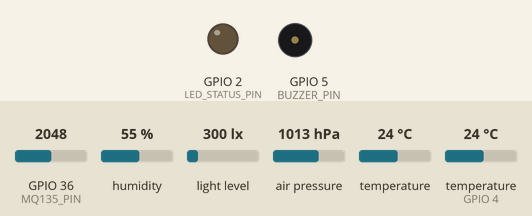
This sketch was run on a simulated ESP32. Parts: output pins drawn as LEDs (lit = HIGH), buzzer (waves = sounding, pin HIGH). The inputs (shaded band) are chosen by the test bench; at power-on: temperature (sensor on GPIO 4) 24 °C, GPIO 36 (MQ135_PIN) = 2048, humidity 55 %, light level 300 lx, air pressure 1013 hPa, temperature 24 °C. WiFi joins after 1.5 s; servers stay silent unless stated; uploads are accepted with an empty reply; what the sketch prints to the serial monitor is not drawn.

Above: at 3.7 s.
3.8 s: temperature (sensor on GPIO 4) set to 41 °C
At 5.62 s:
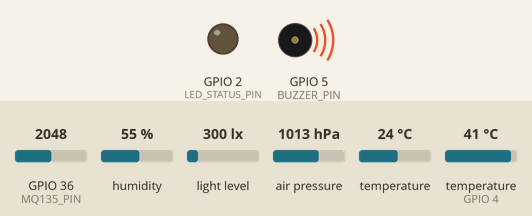
13.0 s: temperature (sensor on GPIO 4) set to 12 °C
23.2 s: GPIO 36 (MQ135_PIN) set to 1664
29.0 s: GPIO 36 (MQ135_PIN) set to 1585
31.9 s: GPIO 36 (MQ135_PIN) set to 2866
At 32.64 s:
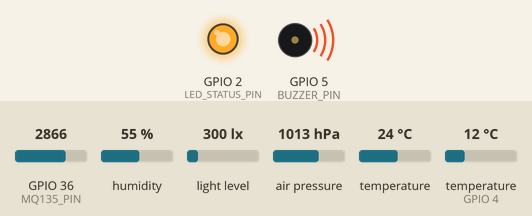
39.2 s: GPIO 36 (MQ135_PIN) set to 1228
At 40.3 s:
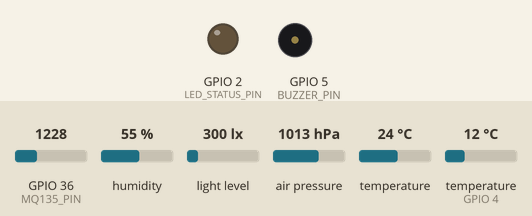
Timing chart, 0 to 42.2 s (numbered marks = the images above; inputs shaded):
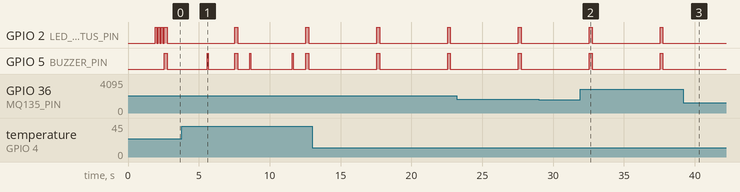

The sketch:

Hethonggiamsatmoitruongthongminh.ino
```cpp
#include <WiFi.h>
#include <HTTPClient.h>
#include <ArduinoJson.h>
#include <DHT.h>
#include <Wire.h>
#include <BH1750.h>
#include <Adafruit_BMP085.h>  // Thư viện cho BMP180
#include "freertos/FreeRTOS.h"
#include "freertos/task.h"
#include "freertos/semphr.h"
#include "freertos/queue.h"

// ========== CẤU HÌNH CHÂN VÀ THIẾT BỊ ==========
#define DHT_PIN 4
#define DHT_TYPE DHT11
#define MQ135_PIN 36    // GPIO36 trên ESP32
#define LED_STATUS_PIN 2
#define BUZZER_PIN 5
#define I2C_SDA_PIN 21
#define I2C_SCL_PIN 22

// ========== CẤU HÌNH WIFI VÀ THINGSBOARD ==========
const char* ssid = "F";
const char* password = "23890000";
const char* thingsboard_server = "demo.thingsboard.io";
const char* device_token = "iaahmvc62cbxka8by5dk";
const int thingsboard_port = 80;

// ========== KHỞI TẠO CÁC CẢM BIẾN ==========
DHT dht(DHT_PIN, DHT_TYPE);
BH1750 lightMeter;
Adafruit_BMP085 bmp;  // BMP180 sử dụng thư viện BMP085

// ========== CẤU TRÚC DỮ LIỆU CẢM BIẾN ==========
struct SensorData {
    float temperature;
    float humidity;
    float light;
    float pressure;
    float air_quality;
    unsigned long timestamp;
};

// ========== MUTEX VÀ QUEUE FREERTOS ==========
SemaphoreHandle_t xSensorDataMutex;
SemaphoreHandle_t xWiFiMutex;
QueueHandle_t xSensorQueue;

// ========== BIẾN TOÀN CỤC ==========
SensorData currentSensorData;
bool wifiConnected = false;
bool systemRunning = true;
bool bh1750_initialized = false;
bool bmp180_initialized = false;

// ========== HÀM SCAN I2C DEVICES ==========
void scanI2CDevices() {
    Serial.println("Scanning I2C devices...");
    int deviceCount = 0;

    for (byte address = 1; address < 127; address++) {
        Wire.beginTransmission(address);
        if (Wire.endTransmission() == 0) {
            Serial.printf("I2C device found at address 0x%02X", address);

            // Xác định thiết bị dựa trên địa chỉ
            if (address == 0x23 || address == 0x5C) {
                Serial.print(" (Likely BH1750)");
            } else if (address == 0x77) {
                Serial.print(" (Likely BMP180)");
            }
            Serial.println();
            deviceCount++;
        }
    }

    if (deviceCount == 0) {
        Serial.println(" I2C devices found - Check wiring!");
    } else {
        Serial.printf("Found %d I2C device(s)\n", deviceCount);
    }
}

// ========== HÀM KHỞI TẠO BH1750 VỚI RETRY ==========
bool initializeBH1750() {
    Serial.println("Initializing BH1750...");

    // Reset I2C bus trước khi khởi tạo
    Wire.begin(I2C_SDA_PIN, I2C_SCL_PIN);
    delay(100);

    // Thử các địa chỉ I2C có thể có của BH1750
    uint8_t bh1750_addresses[] = {0x23, 0x5C};

    for (int i = 0; i < 2; i++) {
        Serial.printf("Trying BH1750 at address 0x%02X...\n", bh1750_addresses[i]);

        Wire.beginTransmission(bh1750_addresses[i]);
        if (Wire.endTransmission() == 0) {
            Serial.printf("BH1750 responded at address 0x%02X\n", bh1750_addresses[i]);

            // Thử khởi tạo với địa chỉ tìm thấy
            if (lightMeter.begin(BH1750::CONTINUOUS_HIGH_RES_MODE, bh1750_addresses[i])) {
                Serial.println(" BH1750 initialized successfully");

                // Đợi cảm biến ổn định
                delay(300);

                // Test đọc một giá trị
                float testReading = lightMeter.readLightLevel();
                Serial.printf("BH1750 test reading: %.2f lux\n", testReading);

                if (testReading >= 0 && !isnan(testReading)) {
                    Serial.println(" BH1750 test reading successful");
                    return true;
                } else {
                    Serial.println(" BH1750 test reading ");
                }
            } else {
                Serial.printf(" BH1750 initialization at 0x%02X\n", bh1750_addresses[i]);
            }
        }
    }

    // Nếu không tìm thấy địa chỉ cụ thể, thử khởi tạo mặc định
    Serial.println("Trying BH1750 default initialization...");
    if (lightMeter.begin()) {
        delay(300);
        float testReading = lightMeter.readLightLevel();
        if (testReading >= 0 && !isnan(testReading)) {
            Serial.println("✓ BH1750 initialized with default settings");
            return true;
        }
    }

    Serial.println(" BH1750 initialization completed ");
    return false;
}

// ========== HÀM KHỞI TẠO BMP180 ==========
bool initializeBMP180() {
    Serial.println("Initializing BMP180...");

    if (bmp.begin()) {
        Serial.println("✓ BMP180 initialized successfully");

        // Test đọc dữ liệu
        float testTemp = bmp.readTemperature();
        float testPressure = bmp.readPressure() / 100.0; // chuyển sang hPa

        Serial.printf("BMP180 test - Temp: %.2f°C, Pressure: %.2f hPa\n", testTemp, testPressure);

        if (!isnan(testTemp) && !isnan(testPressure) && testPressure > 0) {
            return true;
        } else {
            Serial.println(" BMP180 test reading ");
            return false;
        }
    } else {
        Serial.println(" BMP180 initialization ");
        return false;
    }
}

// ========== TASK: ĐỌC CẢM BIẾN DHT11 ==========
void taskReadDHT(void *parameter) {
    TickType_t xLastWakeTime = xTaskGetTickCount();
    const TickType_t xFrequency = pdMS_TO_TICKS(3000);

    while(systemRunning) {
        float temp = dht.readTemperature();
        float hum = dht.readHumidity();

        if (!isnan(temp) && !isnan(hum)) {
            if (xSemaphoreTake(xSensorDataMutex, portMAX_DELAY)) {
                currentSensorData.temperature = temp;
                currentSensorData.humidity = hum;

                Serial.printf("[DHT Task] Temp: %.2f°C, Humidity: %.2f%%\n", temp, hum);

                if (temp > 35.0) {
                    digitalWrite(BUZZER_PIN, HIGH);
                    delay(100);
                    digitalWrite(BUZZER_PIN, LOW);
                }

                xSemaphoreGive(xSensorDataMutex);
            }
        } else {
            Serial.println("[DHT Task] Lỗi đọc DHT11!");
        }

        vTaskDelayUntil(&xLastWakeTime, xFrequency);
    }
    vTaskDelete(NULL);
}

// ========== TASK: ĐỌC CẢM BIẾN ÁNH SÁNG BH1750 ==========
void taskReadLight(void *parameter) {
    TickType_t xLastWakeTime = xTaskGetTickCount();
    const TickType_t xFrequency = pdMS_TO_TICKS(2500); // Tăng thời gian để giảm lỗi

    while(systemRunning) {
        if (bh1750_initialized) {
            float lux = lightMeter.readLightLevel();

            if (lux >= 0 && !isnan(lux)) {
                if (xSemaphoreTake(xSensorDataMutex, portMAX_DELAY)) {
                    currentSensorData.light = lux;
                    Serial.printf("[Light Task] Ánh sáng: %.2f lux\n", lux);
                    xSemaphoreGive(xSensorDataMutex);
                }
            } else {
                Serial.println("[Light Task]  đọc BH1750");
                bh1750_initialized = initializeBH1750();

                if (!bh1750_initialized) {
                    if (xSemaphoreTake(xSensorDataMutex, portMAX_DELAY)) {
                        currentSensorData.light = -1; // Giá trị báo lỗi
                        xSemaphoreGive(xSensorDataMutex);
                    }
                }
            }
        } else {
            Serial.println("[Light Task]  khởi tạo BH1750...");
            bh1750_initialized = initializeBH1750();

            if (!bh1750_initialized) {
                if (xSemaphoreTake(xSensorDataMutex, portMAX_DELAY)) {
                    currentSensorData.light = -1;
                    xSemaphoreGive(xSensorDataMutex);
                }
                // Đợi lâu hơn trước khi thử lại
                vTaskDelay(pdMS_TO_TICKS(5000));
            }
        }

        vTaskDelayUntil(&xLastWakeTime, xFrequency);
    }
    vTaskDelete(NULL);
}

// ========== TASK: ĐỌC CẢM BIẾN ÁP SUẤT BMP180 ==========
void taskReadPressure(void *parameter) {
    TickType_t xLastWakeTime = xTaskGetTickCount();
    const TickType_t xFrequency = pdMS_TO_TICKS(4000);

    while(systemRunning) {
        if (bmp180_initialized) {
            float pressure = bmp.readPressure() / 100.0; // Chuyển đổi sang hPa
            float bmpTemp = bmp.readTemperature(); // Đọc nhiệt độ từ BMP180

            if (pressure > 0 && !isnan(pressure)) {
                if (xSemaphoreTake(xSensorDataMutex, portMAX_DELAY)) {
                    currentSensorData.pressure = pressure;
                    Serial.printf("[Pressure Task] Áp suất: %.2f hPa, BMP Temp: %.2f°C\n", pressure, bmpTemp);
                    xSemaphoreGive(xSensorDataMutex);
                }
            } else {
                Serial.println("[Pressure Task] đọc BMP180...");
                bmp180_initialized = initializeBMP180();
            }
        } else {
            Serial.println("[Pressure Task] khởi tạo BMP180...");
            bmp180_initialized = initializeBMP180();
            vTaskDelay(pdMS_TO_TICKS(2000));
        }

        vTaskDelayUntil(&xLastWakeTime, xFrequency);
    }
    vTaskDelete(NULL);
}

// ========== TASK: ĐỌC CẢM BIẾN CHẤT LƯỢNG KHÔNG KHÍ MQ135 ==========
void taskReadAirQuality(void *parameter) {
    TickType_t xLastWakeTime = xTaskGetTickCount();
    const TickType_t xFrequency = pdMS_TO_TICKS(5000);

    while(systemRunning) {
        int sensorValue = analogRead(MQ135_PIN);
        float airQuality = (sensorValue / 4095.0) * 1000; // ppm ước tính

        if (xSemaphoreTake(xSensorDataMutex, portMAX_DELAY)) {
            currentSensorData.air_quality = airQuality;
            Serial.printf("[Air Quality Task] Raw: %d, PPM: %.2f\n", sensorValue, airQuality);

            if (airQuality > 400) {
                digitalWrite(LED_STATUS_PIN, HIGH);
                digitalWrite(BUZZER_PIN, HIGH);
                delay(200);
                digitalWrite(BUZZER_PIN, LOW);
                digitalWrite(LED_STATUS_PIN, LOW);
            }

            xSemaphoreGive(xSensorDataMutex);
        }

        vTaskDelayUntil(&xLastWakeTime, xFrequency);
    }
    vTaskDelete(NULL);
}

// ========== TASK: QUẢN LÝ WIFI ==========
void taskWiFiManager(void *parameter) {
    TickType_t xLastWakeTime = xTaskGetTickCount();
    const TickType_t xFrequency = pdMS_TO_TICKS(10000);

    while(systemRunning) {
        if (xSemaphoreTake(xWiFiMutex, portMAX_DELAY)) {
            if (WiFi.status() != WL_CONNECTED) {
                Serial.println("[WiFi Task] Kết nối lại WiFi...");
                WiFi.begin(ssid, password);

                int attempts = 0;
                while (WiFi.status() != WL_CONNECTED && attempts < 20) {
                    delay(500);
                    Serial.print(".");
                    attempts++;
                }

                if (WiFi.status() == WL_CONNECTED) {
                    wifiConnected = true;
                    Serial.println("\n[WiFi Task] WiFi đã kết nối!");
                    Serial.printf("[WiFi Task] IP: %s\n", WiFi.localIP().toString().c_str());
                } else {
                    wifiConnected = false;
                    Serial.println("\n[WiFi Task] Không thể kết nối WiFi!");
                }
            } else {
                wifiConnected = true;
            }
            xSemaphoreGive(xWiFiMutex);
        }

        vTaskDelayUntil(&xLastWakeTime, xFrequency);
    }
    vTaskDelete(NULL);
}

// ========== TASK: GỬI DỮ LIỆU LÊN THINGSBOARD ==========
void taskSendData(void *parameter) {
    TickType_t xLastWakeTime = xTaskGetTickCount();
    const TickType_t xFrequency = pdMS_TO_TICKS(15000);

    while(systemRunning) {
        if (wifiConnected) {
            SensorData dataToSend;

            if (xSemaphoreTake(xSensorDataMutex, portMAX_DELAY)) {
                dataToSend = currentSensorData;
                dataToSend.timestamp = millis();
                xSemaphoreGive(xSensorDataMutex);
            }

            DynamicJsonDocument doc(1024);
            doc["temperature"] = dataToSend.temperature;
            doc["humidity"] = dataToSend.humidity;
            doc["pressure"] = dataToSend.pressure;
            doc["air_quality"] = dataToSend.air_quality;
            doc["timestamp"] = dataToSend.timestamp;
            doc["light"] = dataToSend.light;
            // Chỉ gửi dữ liệu ánh sáng nếu BH1750 hoạt động
            if (bh1750_initialized && dataToSend.light >= 0) {
                doc["light"] = dataToSend.light;
            }

            String jsonString;
            serializeJson(doc, jsonString);

            if (xSemaphoreTake(xWiFiMutex, portMAX_DELAY)) {
                HTTPClient http;
                String url = "http://" + String(thingsboard_server) + "/api/v1/" + String(device_token) + "/telemetry";

                http.begin(url);
                http.addHeader("Content-Type", "application/json");

                int httpResponseCode = http.POST(jsonString);

                if (httpResponseCode > 0) {
                    Serial.printf("[Send Task] Gửi thành công! Code: %d\n", httpResponseCode);
                    Serial.printf("[Send Task] Data: %s\n", jsonString.c_str());
                } else {
                    Serial.printf("[Send Task] Lỗi gửi dữ liệu: %d\n", httpResponseCode);
                }

                http.end();
                xSemaphoreGive(xWiFiMutex);
            }
        } else {
            Serial.println("[Send Task] WiFi chưa kết nối");
        }

        vTaskDelayUntil(&xLastWakeTime, xFrequency);
    }
    vTaskDelete(NULL);
}

// ========== TASK: HIỂN THỊ TRẠNG THÁI ==========
void taskStatusDisplay(void *parameter) {
    TickType_t xLastWakeTime = xTaskGetTickCount();
    const TickType_t xFrequency = pdMS_TO_TICKS(8000);

    while(systemRunning) {
        if (xSemaphoreTake(xSensorDataMutex, portMAX_DELAY)) {
            Serial.println("\n========== TRẠNG THÁI HỆ THỐNG ==========");
            Serial.printf("WiFi: %s\n", wifiConnected ? "Kết nối" : "Mất kết nối");
            Serial.printf("Nhiệt độ: %.2f°C\n", currentSensorData.temperature);
            Serial.printf("Độ ẩm: %.2f%%\n", currentSensorData.humidity);

            if (bh1750_initialized && currentSensorData.light >= 0) {
                Serial.printf("Ánh sáng: %.2f lux (BH1750 OK)\n", currentSensorData.light);
            } else {
                Serial.println("Ánh sáng: -1lx");
            }

            if (bmp180_initialized) {
                Serial.printf("Áp suất: %.2f hPa (BMP180 OK)\n", currentSensorData.pressure);
            } else {
                Serial.println("Áp suất: 0hPa");
            }

            Serial.printf("Chất lượng không khí: %.2f ppm\n", currentSensorData.air_quality);
            Serial.printf("RAM trống: %d bytes\n", ESP.getFreeHeap());
            Serial.println("=========================================\n");
            xSemaphoreGive(xSensorDataMutex);
        }

        vTaskDelayUntil(&xLastWakeTime, xFrequency);
    }
    vTaskDelete(NULL);
}

// ========== HÀM KHỞI TẠO CÁC CẢM BIẾN ==========
void initializeSensors() {
    Serial.println("Khởi tạo các cảm biến...");

    // Khởi tạo DHT11
    dht.begin();
    Serial.println("✓ DHT11 initialized");

    // Khởi tạo I2C với tốc độ chậm cho ổn định
    Wire.begin(I2C_SDA_PIN, I2C_SCL_PIN);
    Wire.setClock(50000); // 50kHz - chậm hơn để ổn định
    Serial.println("✓ I2C bus initialized at 50kHz");

    delay(500); // Đợi I2C ổn định

    // Scan các thiết bị I2C
    scanI2CDevices();

    // Khởi tạo BH1750
    bh1750_initialized = initializeBH1750();

    // Khởi tạo BMP180
    bmp180_initialized = initializeBMP180();

    // Khởi tạo các chân GPIO
    pinMode(LED_STATUS_PIN, OUTPUT);
    pinMode(BUZZER_PIN, OUTPUT);
    pinMode(MQ135_PIN, INPUT);

    digitalWrite(LED_STATUS_PIN, LOW);
    digitalWrite(BUZZER_PIN, LOW);

    // Báo hiệu khởi tạo hoàn tất
    for (int i = 0; i < 3; i++) {
        digitalWrite(LED_STATUS_PIN, HIGH);
        delay(100);
        digitalWrite(LED_STATUS_PIN, LOW);
        delay(100);
    }

    Serial.println("Hoàn tất khởi tạo cảm biến!");
}

// ========== HÀM SETUP ==========
void setup() {
    Serial.begin(115200);
    delay(1000);

    Serial.println("=== HỆ THỐNG GIÁM SÁT MÔI TRƯỜNG - BH1750 & BMP180 ===");

    initializeSensors();

    // Khởi tạo WiFi
    WiFi.begin(ssid, password);
    Serial.println("Đang kết nối WiFi...");

    // Khởi tạo mutex và queue
    xSensorDataMutex = xSemaphoreCreateMutex();
    xWiFiMutex = xSemaphoreCreateMutex();
    xSensorQueue = xQueueCreate(10, sizeof(SensorData));

    if (xSensorDataMutex == NULL || xWiFiMutex == NULL) {
        Serial.println("Lỗi tạo mutex!");
        return;
    }

    memset(&currentSensorData, 0, sizeof(SensorData));

    // Tạo các task với priority và core phân bổ hợp lý
    xTaskCreatePinnedToCore(taskReadDHT, "DHT_Task", 4096, NULL, 2, NULL, 1);
    xTaskCreatePinnedToCore(taskReadLight, "Light_Task", 4096, NULL, 2, NULL, 1);
    xTaskCreatePinnedToCore(taskReadPressure, "Pressure_Task", 4096, NULL, 2, NULL, 1);
    xTaskCreatePinnedToCore(taskReadAirQuality, "AirQuality_Task", 4096, NULL, 2, NULL, 1);
    xTaskCreatePinnedToCore(taskWiFiManager, "WiFi_Task", 8192, NULL, 3, NULL, 0);
    xTaskCreatePinnedToCore(taskSendData, "Send_Task", 8192, NULL, 1, NULL, 0);
    xTaskCreatePinnedToCore(taskStatusDisplay, "Status_Task", 4096, NULL, 1, NULL, 0);

    Serial.println("Tất cả task đã được tạo!");
    Serial.println("Hệ thống đang chạy...\n");
}

// ========== HÀM LOOP ==========
void loop() {
    // Watchdog và monitoring
    delay(1000);

    // Có thể thêm emergency restart nếu cần
    static unsigned long lastHeapCheck = 0;
    if (millis() - lastHeapCheck > 10000) { // Check mỗi 10 giây
        if (ESP.getFreeHeap() < 50000) { // Nếu RAM < 50KB
            Serial.println("WARNING: Low memory, consider restart");
        }
        lastHeapCheck = millis();
    }
}
```

Measured:
- after the input at 29.0 s, every drawn part: stays the same
- after the input at 31.9 s, GPIO 2 (LED_STATUS_PIN), GPIO 5 (BUZZER_PIN): alternates HIGH for 0.20 s and LOW for 4.8 s, starting after 0.65 s
- after the input at 39.2 s, GPIO 2 (LED_STATUS_PIN), GPIO 5 (BUZZER_PIN): stays LOW (without the input it goes to HIGH after 3.3 s)
- by itself, GPIO 2 (LED_STATUS_PIN), GPIO 5 (BUZZER_PIN): alternates HIGH for 0.20 s and LOW for 4.8 s
